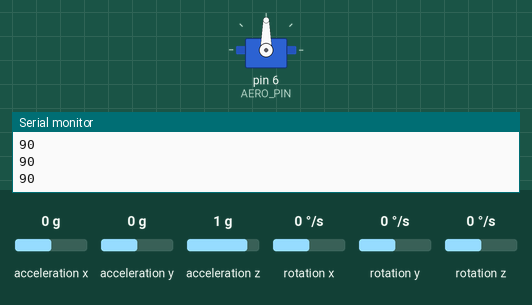
Bench run of a sketch on a simulated Arduino Uno, built with avr-gcc and run on an emulated ATmega328P. Parts: servo, the last lines printed to the serial monitor. Inputs (shaded band) come from the test bench; at power-on: acceleration y 0 g, acceleration x 0 g, acceleration z 1 g, rotation x 0 °/s, rotation y 0 °/s, rotation z 0 °/s.

Above: at 1.2 s.
1.3 s: acceleration y set to -1.4 g
At 2.5 s:
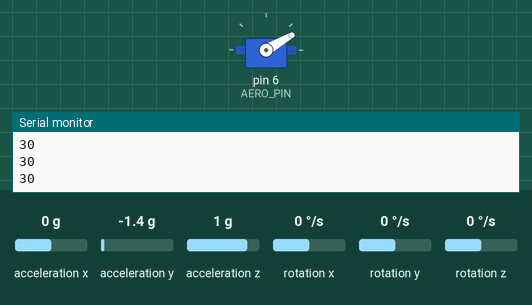
2.8 s: acceleration y set to 0.8 g
At 3.5 s:
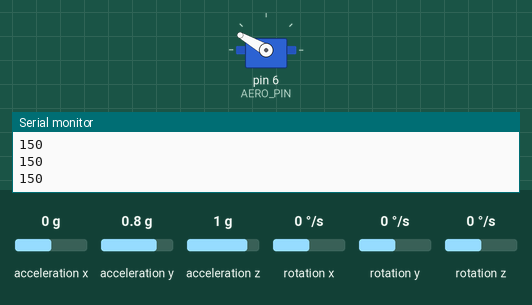
4.3 s: acceleration y set to -0.8 g
At 5.5 s:
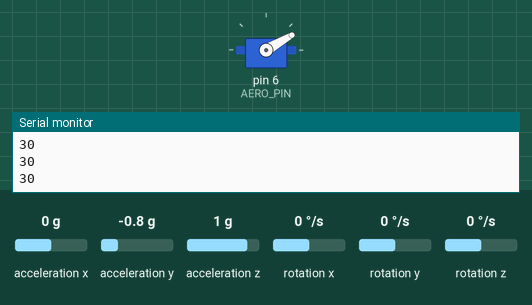
5.8 s: acceleration y set to 0 g
At 6.3 s:
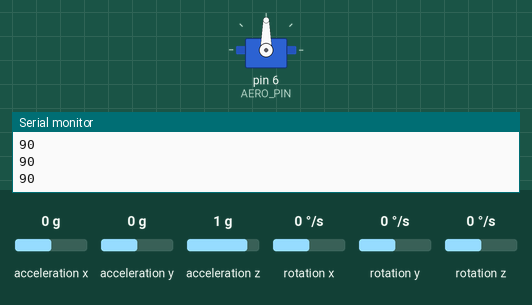
Timing chart, 0 to 8.3 s (numbered marks = the images above; inputs shaded):
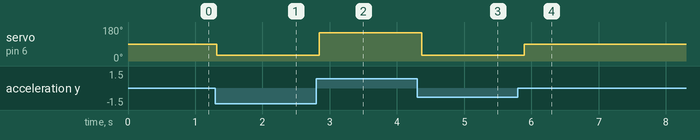

Measured:
- after the input at 1.3 s, servo on pin 6 (AERO_PIN): 90° → 30° at once
- after the input at 2.8 s, servo on pin 6 (AERO_PIN): 30° → 150° after 0.05 s
- after the input at 4.3 s, servo on pin 6 (AERO_PIN): 150° → 30° after 0.07 s
- after the input at 5.8 s, servo on pin 6 (AERO_PIN): 30° → 90° after 0.10 s

The sketch:

accel_servo_test.ino
```cpp
/* Requirements:
 * IMU on:
 * SDA to A4
 * SCL to A5
 * PWR and GND
 * Optional: Tie VDD LOW
 *
 * Servo connected to Digital Pin 6
 * Uses standard of 115200 Baud
 */

#include <Wire.h>
#include <LSM6.h>
#include <Servo.h>

Servo aero;
LSM6 imu;

float ACC_CONVERSION_FACTOR = 0.000061;
float GRYO_CONVERSION_FACTOR = 0.001;
int AERO_PIN = 6;

char report[80];
int servoPos;

void setup()
{
  aero.attach(AERO_PIN);
  Serial.begin(115200);
  Wire.begin();

  if (!imu.init())
  {
    Serial.println("Failed to detect and initialize IMU!");
    while (1);
  }
  imu.enableDefault();
}

void loop()
{
  imu.read();

  float ax = imu.a.x * ACC_CONVERSION_FACTOR;
  float ay = imu.a.y * ACC_CONVERSION_FACTOR;
  float az = imu.a.z * ACC_CONVERSION_FACTOR;

  float gx = imu.g.x * GRYO_CONVERSION_FACTOR;
  float gy = imu.g.y * GRYO_CONVERSION_FACTOR;
  float gz = imu.g.z * GRYO_CONVERSION_FACTOR;

  //Serial.println("A: " + (String)ax + ", " + (String)ay + ", " + (String)az + " G: " + (String)gx + ", " + (String)gy + ", " + (String)gz);
  Serial.println((int)floor(constrain((ay * 90) + 90, 30, 150)));
  aero.write((int)floor(constrain((ay * 90) + 90, 30, 150)));
  delay(100);
}
```
